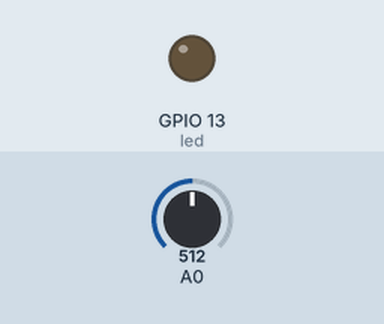
This sketch was run on a simulated ESP8266 (NodeMCU). Shown: output pins drawn as LEDs (lit = HIGH). Dashed ring = blinking. The test bench sets the inputs (shaded band); at power-on: A0 = 512. WiFi joins after 1.5 s; servers stay silent unless stated; what the sketch prints to the serial monitor is not drawn.

Above: at 2.7 s.
2.8 s: A0 set to 129
4.3 s: A0 set to 108
At 4.66 s:
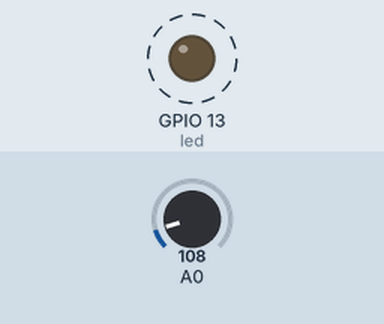
Timing chart, 0 to 13.3 s (numbered marks = the images above; inputs shaded):
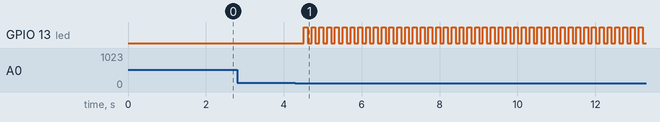

The sketch:

trabalho-iot-atualizado.ino
```cpp
#include <ESP8266WiFi.h>
#include <ESP8266HTTPClient.h> //biblioteca que estabelece conexão com um servidor HTTP


#define led  13 //constante led
#define sensor  0 //constante sensor


const char* ssid = "sidinei"; // Nome da rede Wi-Fi
const char* password = "#sdn7and7slv5"; // Senha da rede Wi-Fi
String serverURL = "http://api-jabs.nettools.com.br/v1/detector/1"; // URL do servidor para backup

void setup() {
  pinMode(led, OUTPUT);
  pinMode(sensor, INPUT);
  digitalWrite(led, LOW);

  // Conectar ao Wi-Fi
  Serial.begin(115200);
  delay(10);

  Serial.println();
  Serial.print("Conectando a ");
  Serial.println(ssid);

  WiFi.begin(ssid, password);

  while (WiFi.status() != WL_CONNECTED) {
    delay(500);
    Serial.print(".");
  }

  Serial.println("");
  Serial.println("Conexão Wi-Fi estabelecida");
  Serial.print("Endereço IP: ");
  Serial.println(WiFi.localIP());

}

void mensagem() {

  // Enviar sinal para o servidor fazer backup
  WiFiClient client;
  HTTPClient http;
  http.begin(client, serverURL);
  int httpCode = http.GET();
  if (httpCode > 0) {
    Serial.printf("Sinal de mensagem enviado. Código de resposta HTTP: %d\n", httpCode);
  } else {
    Serial.println("Falha ao enviar o sinal de backup.");
  }
  http.end();
  delay(5);
}

void loop() {

    int sensorPorta = analogRead(sensor); //armazena a porta do sensor
  	int sensorTensao = map(sensorPorta, 0, 1023, 0, 500); // Ajuste para 0.00V - 0.60V

  	if (sensorTensao < 60) { // se a tensão for <0.60 ele chama a função
        mensagem();
       for(int i =0; i <50; i++){
        digitalWrite(led, HIGH);
        delay(100);
        digitalWrite(led, LOW);
        delay(100);
       }

    	delay(60000);
  	} else {
    	digitalWrite(led, LOW);
      delay(5);
  	}
    if (WiFi.status() != WL_CONNECTED) {
   	Serial.begin(115200);
  	delay(10);

 	  Serial.println();
  	Serial.print("Reconectando a ");
  	Serial.println(ssid);

  	WiFi.begin(ssid, password);

  	while (WiFi.status() != WL_CONNECTED) {
    		delay(500);
    		Serial.print(".");
 	 }

  	Serial.println("");
	  Serial.println("Conexão Wi-Fi restabelecida");
  	Serial.print("Endereço IP: ");
  	Serial.println(WiFi.localIP());

}

  	delay(5);


}
```

Measured:
- the behaviour switches between 122 and 121 on A0 (found by bisection; images 0 and 1)
- after the input at 2.8 s, every drawn part: stays the same
- after the input at 4.3 s, GPIO 13 (led): alternates HIGH for 0.10 s and LOW for 0.10 s, starting after 0.21 s
